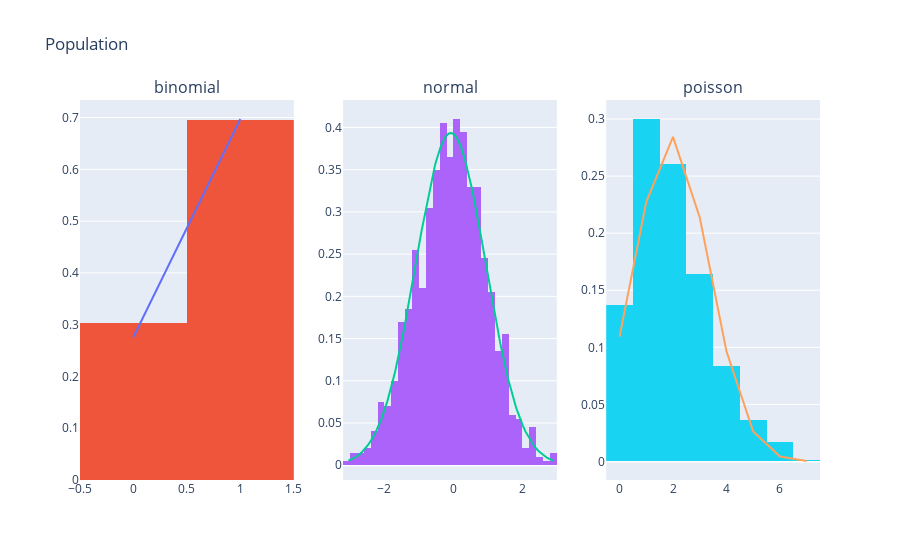
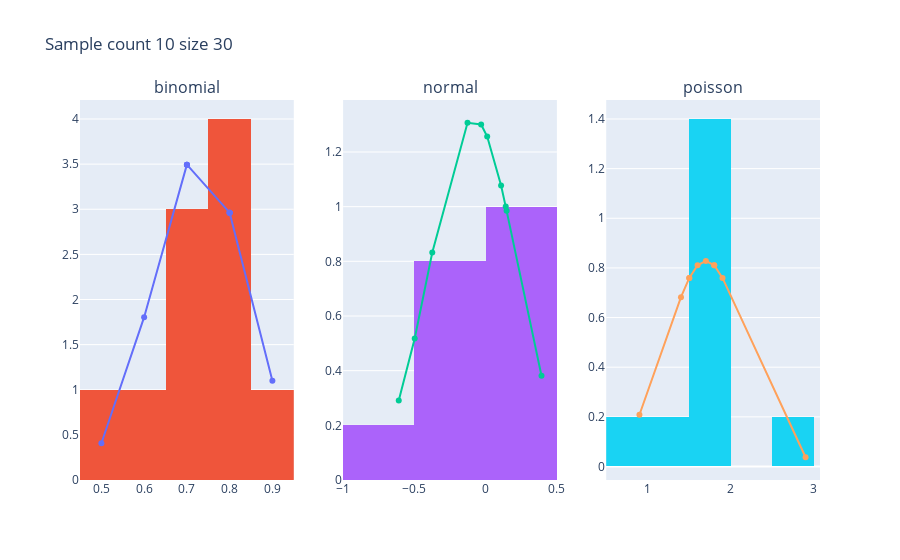
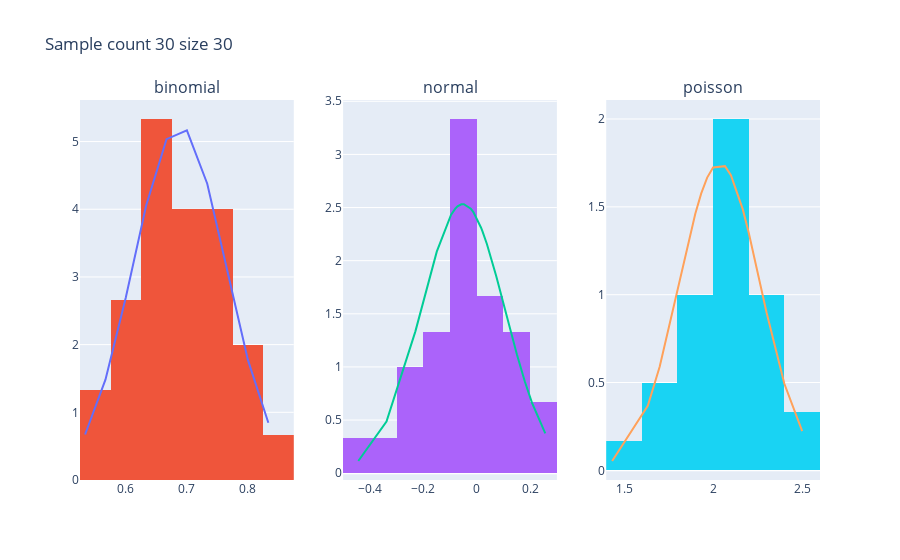
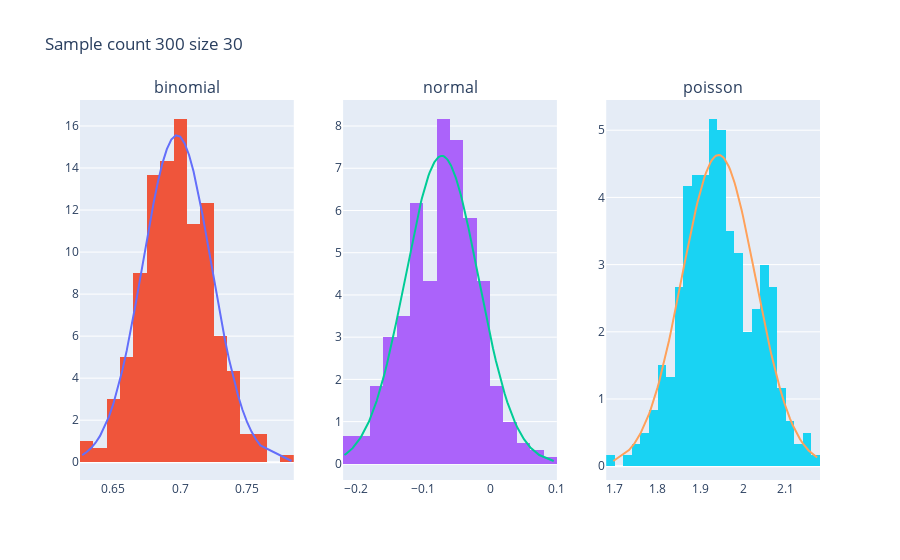

The notebook cell these images were saved under, in order:
### Code cell
plot_histograms(pop_dict, 'Population').show()

sample_size = 30
sample_count_lst = [10, 30, 300]
for sample_count in sample_count_lst:
    sample_mean_dict = generate_sample_mean(pop_dict, sample_count, sample_size)
    plot_histograms(sample_mean_dict, f'Sample count {sample_count} size {sample_size}').show()

# sample_size_lst = [5, 10, 30, 100]
# for sample_size in sample_size_lst:
#     sample_mean_dict = generate_sample_mean(pop_dict, 200, sample_size)
#     plot_histograms(sample_mean_dict, f'Sample size {sample_size}').show()

### Figure 1 — Plotly figure (JSON) as saved in the notebook; plotly's stock layout.template omitted (floating-point values rounded to 4 significant figures; data arrays with more than 128 entries replaced by an {"elided": "..."} marker saying what was removed)
{"data": [{"name": "pdf", "type": "scatter", "x": {"elided": "1000 int values"}, "xaxis": "x", "y": {"elided": "1000 float values"}, "yaxis": "y"}, {"histnorm": "probability density", "name": "binomial", "type": "histogram", "x": {"elided": "1000 int values"}, "xaxis": "x", "yaxis": "y"}, {"name": "pdf", "type": "scatter", "x": {"elided": "1000 float values"}, "xaxis": "x2", "y": {"elided": "1000 float values"}, "yaxis": "y2"}, {"histnorm": "probability density", "name": "normal", "type": "histogram", "x": {"elided": "1000 float values"}, "xaxis": "x2", "yaxis": "y2"}, {"name": "pdf", "type": "scatter", "x": {"elided": "1000 int values"}, "xaxis": "x3", "y": {"elided": "1000 float values"}, "yaxis": "y3"}, {"histnorm": "probability density", "name": "poisson", "type": "histogram", "x": {"elided": "1000 int values"}, "xaxis": "x3", "yaxis": "y3"}], "layout": {"annotations": [{"font": {"size": 16}, "showarrow": false, "text": "binomial", "x": 0.1444, "xanchor": "center", "xref": "paper", "y": 1, "yanchor": "bottom", "yref": "paper"}, {"font": {"size": 16}, "showarrow": false, "text": "normal", "x": 0.5, "xanchor": "center", "xref": "paper", "y": 1, "yanchor": "bottom", "yref": "paper"}, {"font": {"size": 16}, "showarrow": false, "text": "poisson", "x": 0.8556, "xanchor": "center", "xref": "paper", "y": 1, "yanchor": "bottom", "yref": "paper"}], "autosize": true, "showlegend": false, "title": {"text": "Population"}, "xaxis": {"anchor": "y", "autorange": true, "domain": [0, 0.2889], "range": [-0.5, 1.5], "type": "linear"}, "xaxis2": {"anchor": "y2", "autorange": true, "domain": [0.3556, 0.6444], "range": [-3.2, 3], "type": "linear"}, "xaxis3": {"anchor": "y3", "autorange": true, "domain": [0.7111, 1], "range": [-0.5, 7.5], "type": "linear"}, "yaxis": {"anchor": "x", "autorange": true, "domain": [0, 1], "range": [0, 0.7338], "type": "linear"}, "yaxis2": {"anchor": "x2", "autorange": true, "domain": [0, 1], "range": [-0.01744, 0.4325], "type": "linear"}, "yaxis3": {"anchor": "x3", "autorange": true, "domain": [0, 1], "range": [-0.01622, 0.3166], "type": "linear"}}}

### Figure 2 — Plotly figure (JSON) as saved in the notebook; plotly's stock layout.template omitted (floating-point values rounded to 4 significant figures)
{"data": [{"name": "pdf", "type": "scatter", "x": [0.5, 0.6, 0.7, 0.7, 0.7, 0.8, 0.8, 0.8, 0.8, 0.9], "xaxis": "x", "y": [0.4075, 1.804, 3.494, 3.494, 3.494, 2.962, 2.962, 2.962, 2.962, 1.099], "yaxis": "y"}, {"histnorm": "probability density", "name": "binomial", "type": "histogram", "x": [0.5, 0.6, 0.7, 0.7, 0.7, 0.8, 0.8, 0.8, 0.8, 0.9], "xaxis": "x", "yaxis": "y"}, {"name": "pdf", "type": "scatter", "x": [-0.6096, -0.4976, -0.3744, -0.127, -0.03164, 0.01102, 0.1085, 0.141, 0.1474, 0.392], "xaxis": "x2", "y": [0.2909, 0.5175, 0.832, 1.307, 1.301, 1.256, 1.078, 1.0, 0.9847, 0.3817], "yaxis": "y2"}, {"histnorm": "probability density", "name": "normal", "type": "histogram", "x": [-0.6096, -0.4976, -0.3744, -0.127, -0.03164, 0.01102, 0.1085, 0.141, 0.1474, 0.392], "xaxis": "x2", "yaxis": "y2"}, {"name": "pdf", "type": "scatter", "x": [0.9, 1.4, 1.5, 1.5, 1.6, 1.7, 1.8, 1.8, 1.9, 2.9], "xaxis": "x3", "y": [0.2085, 0.6822, 0.7598, 0.7598, 0.8106, 0.8283, 0.8106, 0.8106, 0.7598, 0.03718], "yaxis": "y3"}, {"histnorm": "probability density", "name": "poisson", "type": "histogram", "x": [0.9, 1.4, 1.5, 1.5, 1.6, 1.7, 1.8, 1.8, 1.9, 2.9], "xaxis": "x3", "yaxis": "y3"}], "layout": {"annotations": [{"font": {"size": 16}, "showarrow": false, "text": "binomial", "x": 0.1444, "xanchor": "center", "xref": "paper", "y": 1, "yanchor": "bottom", "yref": "paper"}, {"font": {"size": 16}, "showarrow": false, "text": "normal", "x": 0.5, "xanchor": "center", "xref": "paper", "y": 1, "yanchor": "bottom", "yref": "paper"}, {"font": {"size": 16}, "showarrow": false, "text": "poisson", "x": 0.8556, "xanchor": "center", "xref": "paper", "y": 1, "yanchor": "bottom", "yref": "paper"}], "autosize": true, "showlegend": false, "title": {"text": "Sample count 10 size 30"}, "xaxis": {"anchor": "y", "autorange": true, "domain": [0, 0.2889], "range": [0.45, 0.95], "type": "linear"}, "xaxis2": {"anchor": "y2", "autorange": true, "domain": [0.3556, 0.6444], "range": [-1, 0.5048], "type": "linear"}, "xaxis3": {"anchor": "y3", "autorange": true, "domain": [0.7111, 1], "range": [0.5, 3.094], "type": "linear"}, "yaxis": {"anchor": "x", "autorange": true, "domain": [0, 1], "range": [0, 4.211], "type": "linear"}, "yaxis2": {"anchor": "x2", "autorange": true, "domain": [0, 1], "range": [0, 1.407], "type": "linear"}, "yaxis3": {"anchor": "x3", "autorange": true, "domain": [0, 1], "range": [-0.07262, 1.478], "type": "linear"}}}

### Figure 3 — Plotly figure (JSON) as saved in the notebook; plotly's stock layout.template omitted (floating-point values rounded to 4 significant figures)
{"data": [{"name": "pdf", "type": "scatter", "x": [0.5333, 0.5667, 0.6, 0.6, 0.6, 0.6, 0.6333, 0.6333, 0.6333, 0.6333, 0.6333, 0.6667, 0.6667, 0.6667, 0.7, 0.7, 0.7, 0.7, 0.7, 0.7, 0.7333, 0.7333, 0.7667, 0.7667, 0.7667, 0.7667, 0.8, 0.8, 0.8, 0.8333], "xaxis": "x", "y": [0.6726, 1.482, 2.697, 2.697, 2.697, 2.697, 4.055, 4.055, 4.055, 4.055, 4.055, 5.035, 5.035, 5.035, 5.165, 5.165, 5.165, 5.165, 5.165, 5.165, 4.377, 4.377, 3.064, 3.064, 3.064, 3.064, 1.771, 1.771, 1.771, 0.8459], "yaxis": "y"}, {"histnorm": "probability density", "name": "binomial", "type": "histogram", "x": [0.5333, 0.5667, 0.6, 0.6, 0.6, 0.6, 0.6333, 0.6333, 0.6333, 0.6333, 0.6333, 0.6667, 0.6667, 0.6667, 0.7, 0.7, 0.7, 0.7, 0.7, 0.7, 0.7333, 0.7333, 0.7667, 0.7667, 0.7667, 0.7667, 0.8, 0.8, 0.8, 0.8333], "xaxis": "x", "yaxis": "y"}, {"name": "pdf", "type": "scatter", "x": [-0.4432, -0.3376, -0.2295, -0.2089, -0.2025, -0.1936, -0.175, -0.168, -0.1495, -0.09591, -0.08769, -0.08665, -0.08529, -0.08092, -0.07181, -0.05761, -0.04797, -0.02219, -0.0125, 0.009865, 0.01629, 0.02158, 0.03807, 0.07291, 0.1215, 0.1465, 0.1502, 0.1797, 0.2066, 0.2566], "xaxis": "x2", "y": [0.1146, 0.485, 1.335, 1.535, 1.597, 1.684, 1.86, 1.924, 2.085, 2.432, 2.465, 2.469, 2.474, 2.488, 2.511, 2.53, 2.532, 2.49, 2.457, 2.349, 2.31, 2.276, 2.157, 1.857, 1.388, 1.152, 1.119, 0.8648, 0.6638, 0.3754], "yaxis": "y2"}, {"histnorm": "probability density", "name": "normal", "type": "histogram", "x": [-0.4432, -0.3376, -0.2295, -0.2089, -0.2025, -0.1936, -0.175, -0.168, -0.1495, -0.09591, -0.08769, -0.08665, -0.08529, -0.08092, -0.07181, -0.05761, -0.04797, -0.02219, -0.0125, 0.009865, 0.01629, 0.02158, 0.03807, 0.07291, 0.1215, 0.1465, 0.1502, 0.1797, 0.2066, 0.2566], "xaxis": "x2", "yaxis": "y2"}, {"name": "pdf", "type": "scatter", "x": [1.433, 1.633, 1.7, 1.7, 1.8, 1.867, 1.867, 1.9, 1.933, 1.967, 2, 2, 2.067, 2.067, 2.067, 2.067, 2.067, 2.067, 2.1, 2.1, 2.167, 2.167, 2.2, 2.2, 2.233, 2.267, 2.267, 2.3, 2.4, 2.5], "xaxis": "x3", "y": [0.05336, 0.3674, 0.5894, 0.5894, 1.021, 1.324, 1.324, 1.46, 1.577, 1.666, 1.724, 1.724, 1.732, 1.732, 1.732, 1.732, 1.732, 1.732, 1.681, 1.681, 1.485, 1.485, 1.353, 1.353, 1.206, 1.052, 1.052, 0.8986, 0.4929, 0.2232], "yaxis": "y3"}, {"histnorm": "probability density", "name": "poisson", "type": "histogram", "x": [1.433, 1.633, 1.7, 1.7, 1.8, 1.867, 1.867, 1.9, 1.933, 1.967, 2, 2, 2.067, 2.067, 2.067, 2.067, 2.067, 2.067, 2.1, 2.1, 2.167, 2.167, 2.2, 2.2, 2.233, 2.267, 2.267, 2.3, 2.4, 2.5], "xaxis": "x3", "yaxis": "y3"}], "layout": {"annotations": [{"font": {"size": 16}, "showarrow": false, "text": "binomial", "x": 0.1444, "xanchor": "center", "xref": "paper", "y": 1, "yanchor": "bottom", "yref": "paper"}, {"font": {"size": 16}, "showarrow": false, "text": "normal", "x": 0.5, "xanchor": "center", "xref": "paper", "y": 1, "yanchor": "bottom", "yref": "paper"}, {"font": {"size": 16}, "showarrow": false, "text": "poisson", "x": 0.8556, "xanchor": "center", "xref": "paper", "y": 1, "yanchor": "bottom", "yref": "paper"}], "autosize": true, "showlegend": false, "title": {"text": "Sample count 30 size 30"}, "xaxis": {"anchor": "y", "autorange": true, "domain": [0, 0.2889], "range": [0.525, 0.875], "type": "linear"}, "xaxis2": {"anchor": "y2", "autorange": true, "domain": [0.3556, 0.6444], "range": [-0.5, 0.3], "type": "linear"}, "xaxis3": {"anchor": "y3", "autorange": true, "domain": [0.7111, 1], "range": [1.4, 2.6], "type": "linear"}, "yaxis": {"anchor": "x", "autorange": true, "domain": [0, 1], "range": [0, 5.614], "type": "linear"}, "yaxis2": {"anchor": "x2", "autorange": true, "domain": [0, 1], "range": [-0.06423, 3.512], "type": "linear"}, "yaxis3": {"anchor": "x3", "autorange": true, "domain": [0, 1], "range": [-0.05479, 2.108], "type": "linear"}}}

### Figure 4 — Plotly figure (JSON) as saved in the notebook; plotly's stock layout.template omitted (floating-point values rounded to 4 significant figures; data arrays with more than 128 entries replaced by an {"elided": "..."} marker saying what was removed)
{"data": [{"name": "pdf", "type": "scatter", "x": {"elided": "300 float values"}, "xaxis": "x", "y": {"elided": "300 float values"}, "yaxis": "y"}, {"histnorm": "probability density", "name": "binomial", "type": "histogram", "x": {"elided": "300 float values"}, "xaxis": "x", "yaxis": "y"}, {"name": "pdf", "type": "scatter", "x": {"elided": "300 float values"}, "xaxis": "x2", "y": {"elided": "300 float values"}, "yaxis": "y2"}, {"histnorm": "probability density", "name": "normal", "type": "histogram", "x": {"elided": "300 float values"}, "xaxis": "x2", "yaxis": "y2"}, {"name": "pdf", "type": "scatter", "x": {"elided": "300 float values"}, "xaxis": "x3", "y": {"elided": "300 float values"}, "yaxis": "y3"}, {"histnorm": "probability density", "name": "poisson", "type": "histogram", "x": {"elided": "300 float values"}, "xaxis": "x3", "yaxis": "y3"}], "layout": {"annotations": [{"font": {"size": 16}, "showarrow": false, "text": "binomial", "x": 0.1444, "xanchor": "center", "xref": "paper", "y": 1, "yanchor": "bottom", "yref": "paper"}, {"font": {"size": 16}, "showarrow": false, "text": "normal", "x": 0.5, "xanchor": "center", "xref": "paper", "y": 1, "yanchor": "bottom", "yref": "paper"}, {"font": {"size": 16}, "showarrow": false, "text": "poisson", "x": 0.8556, "xanchor": "center", "xref": "paper", "y": 1, "yanchor": "bottom", "yref": "paper"}], "autosize": true, "showlegend": false, "title": {"text": "Sample count 300 size 30"}, "xaxis": {"anchor": "y", "autorange": true, "domain": [0, 0.2889], "range": [0.625, 0.785], "type": "linear"}, "xaxis2": {"anchor": "y2", "autorange": true, "domain": [0.3556, 0.6444], "range": [-0.22, 0.1], "type": "linear"}, "xaxis3": {"anchor": "y3", "autorange": true, "domain": [0.7111, 1], "range": [1.68, 2.18], "type": "linear"}, "yaxis": {"anchor": "x", "autorange": true, "domain": [0, 1], "range": [-0.8466, 17.24], "type": "linear"}, "yaxis2": {"anchor": "x2", "autorange": true, "domain": [0, 1], "range": [-0.3828, 8.617], "type": "linear"}, "yaxis3": {"anchor": "x3", "autorange": true, "domain": [0, 1], "range": [-0.2049, 5.449], "type": "linear"}}}
